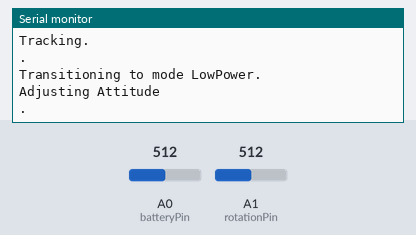
This sketch was run on a simulated Arduino Uno, built with avr-gcc and run on an emulated ATmega328P. Parts: the last lines printed to the serial monitor. Inputs (shaded band) come from the test bench; at power-on: A0 (batteryPin) = 512, A1 (rotationPin) = 512.

Above: at 1.8 s.
1.9 s: A0 (batteryPin) set to 490
At 2.82 s:
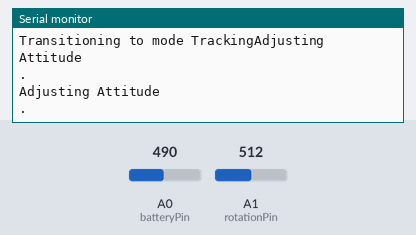
4.5 s: A1 (rotationPin) set to 490
At 5.84 s:
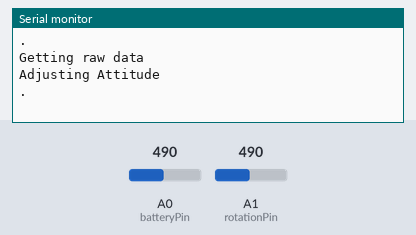
8.7 s: A0 (batteryPin) set to 510
At 9.35 s:
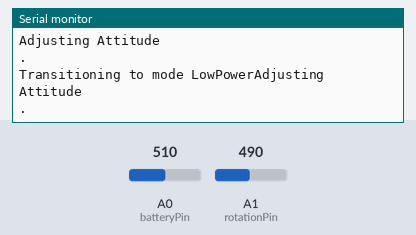
10.5 s: A0 (batteryPin) set to 1010
At 11.4 s:
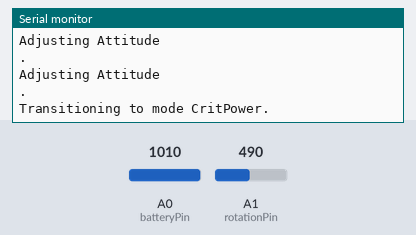
12.5 s: A0 (batteryPin) set to 990
At 12.9 s:
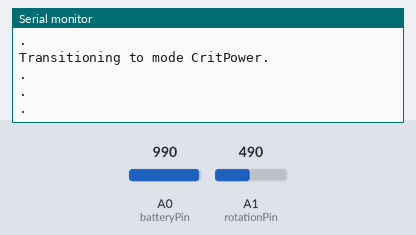

The sketch:

Space_Lab.ino
```cpp
//Implement Timer state checking
//Written by Samuel Gleeson. This function checks the system states of our satellite based on generated test input
//and changes functionality accordingly
//Date: 18 Sep
//Version 8
//Changes
//      - Added payload processing stubs to main
//      - Created multi file program
//      - Created hardware model(Breadboard)
//      - Added ADCS processing
//      - Added Transmit processing

//Next steps
//        - Add all inputs
//       - Create Git Repository
//      - Add ability to change target attitude from ground


//Known Bugs
//      -


/////////////////////////////////////////////////// EXTERNAL FILE PUBLIC FUNCTIONS //////////////////////////////////////


#include "main.h"
#include "timers.c"
#include "states.c"
#include "payload.c"
#include "ADCS.c"
#include "Communications.c"
#include "Power.c"
#include "Thermal.c"


///////////////////////////////////////////// Main ////////////////////////////////////////////////////////////////////////

int counter2 = 0;
int ADCSCounter = 0;
int PayloadCounter = 0;
int counter0 = 0;


///////////////////  Main File Function Declarations //////////////////////


//Functions
int getStates(int* comparators, int* StateCheckFlag);

void getComparators(int* comparators);


//OBCS
int getTime() {
}


 //Current system state holder
 struct state CurrentState;


//Initialise Comparator Values
int power;
int rotation;
int memory;
int transBuf;
int recSig;


//Stores attitude out
int* attitude;
//Stores time out
int timestamp;

//Sampling flags from timers

//Payload Sampling Flag
int PayFlag = FALSE;

//ACDS Flag
int ADCSFlag = FALSE;

//StateCheck flag
int StateCheckFlag = FALSE;

//Transmit Flag
int TransmitFlag = FALSE;


//Buffer to store stringout
char buffer[100];

//Test string for transmit
int transArray[] = {0,0,0};

//Target Attitude
int targetAttitude[] = {0,0,0};


//Array to hold comparator values
int comparators[10];

//Value to store current time
int currentTime;

//Value to store current Attitude
int* currentAttitude;

//Buffer for processed data
int* processed_data;

//Input Data
int* inputData;


////////////////////////////////// SETUP FUNCTION //////////////////////////////////////////////////////////////////


//Setup function to init parameters
void setup() {

  //Disable Interrupts
  noInterrupts();

  //Initialise the operating state of each mode
  initModes(Modes);

  //Init system in Tracking Mode
  CurrentState = Modes[TRACKINGMODE];
  changeMode(CurrentState,0);


  // ENABLE SERIAL (Baud 9600)
  Serial.begin(9600);


  setupTimers();    //SETUP TIMERS

  //Switch on Timer Interrupts

  //Turn on state checking timer
  TIMSK1 = 0x01;        //Timer1 INT Reg: Timer2 Overflow Interrupt Enable

  //Turn on sampling timer
  TIMSK2 = 0x01;

  //TIMSK0 = 0x01;

  //Turn on interrupts
  Serial.print("\n");

  Serial.print(CurrentState.name);
  //Timer delay for launch mode
  delay(LAUNCHDELAY);

  //Enable interrupts
  interrupts();

}


///////////////////////////////////////////// MAIN LOOPING PROCEDURE //////////////////////////////////


void loop() { //Check state and output state to console


  ///////////////////////////////////// Check States ////////////////////////////////////
  //Change System State
  //StateCheckFlag = getStates(int* comparators, int* StateCheckFlag);


  if (StateCheckFlag == TRUE) {
    //Serial.print(TransmitFlag);

    getComparators(comparators);
    checkStates(comparators);
    StateCheckFlag = FALSE;
  }

  //////////////////////////////////// Get Payload Data ////////////////////////////////////

  //Get Payload Data
  if (PayFlag == TRUE) {

    //Serial.print("Here");
    //Only get in select mode
    if (CurrentState.payloadON == TRUE) {
      //store time
      currentTime = getTime();

      //store attitude
      currentAttitude = getAttitude();

      //get and store raw data
      getRaw(currentAttitude, currentTime);

      Serial.print("Getting raw data\n");
    }

    PayFlag = FALSE;
  }


  //////////////////////////////////// Adjust ADCS ////////////////////////////////////////////////////
  //Adjust ADCS
  if (ADCSFlag == TRUE) {
    //Adjust ADCS
    //Serial.print("adcs flag in fun\n");
    if (CurrentState.ADCSON == TRUE) {
      //Adjust ADCS
      adjAttitude(targetAttitude);
      Serial.print("Adjusting Attitude\n");
    }

    //turn off flag
    PayFlag = FALSE;
  }


  //////////////////////////////////// Process Raw Data ///////////////////////////////////////////////////////////////

 // Process raw data
  processed_data = process();


  /////////////////////////////// Transmit Raw Data  //////////////////////////////////////////////////////

//save to transmitflag and store in transmit buffer
  TransmitFlag = TransmitStore(processed_data);


  //Serial.print(CurrentState.name);
  Serial.print(".\n");
  delay(500);

}


int getStates(int* comparators, int* StateCheckFlag) {
  return 0;
}


//Timer1 Overflow Interrupt Vector, called every 1s (checks states)
ISR(TIMER1_OVF_vect) {
  //Serial.print("\n");
  //Serial.print("hitTimer1");
  StateCheckFlag = TRUE;
  TCNT1 = TIMERRESOLUTION1-timerIncrements1;           //Reset Timer to value
  TIFR1 = 0x00;          //Timer2 INT Flag Reg: Clear Timer Overflow Flag

};


//Timer2 Overflow Interrupt Vector, called every 40Hz (use for sampling)
ISR(TIMER2_OVF_vect) {
  //Serial.print("\n");
  //Serial.print("hitTimer2");

  ADCSCounter = ADCSCounter +1;
  PayloadCounter = PayloadCounter+1;


  //Adjust attitude every 100ms
  if (ADCSCounter == 1000) {
    //adjAttitude(attitude);
    ADCSFlag = TRUE;
    ADCSCounter = 0;
  }

  //Get payload every 500ms
  if (PayloadCounter == 2000) {
    PayloadCounter = 0;
    //Serial.print("Toggling Payload Flag\n");
    //attitude = getAttitude();
    //timestamp = getTime();
    //getRaw(attitude, timestamp);
    PayFlag = TRUE;

  }


  //Reset interrupt
  TCNT2 = TIMERRESOLUTION2-timerIncrements2;
  TIFR2 = 0x00;

};


  ///////////////////// CHECK FOR SYSTEM STATE TRIGGER ///////////////////////////
void checkStates(int* comparators) {


  //loop through each check variable
  //check with corresponding state
  int trackingCheck=0;

  for (int i = 0; i < 7; i++) {     //Loop through the 6 states that are controlled by thresholds in main

    // Check thresholds
    // Check priority
    if ((comparators[i] >= Modes[i].threshold)&&(Modes[i].priority <= CurrentState.priority)) {           //Change state if threshold is exceeded and state priority is higher than current
      if (CurrentState.name != Modes[i].name) {
        //Change state
         CurrentState = Modes[i];
         changeMode(CurrentState,power);
      }


    }
    else {
      trackingCheck++;
    }

  }
  //If no thresholds are exceeded move back to Tracking Mode
  if (trackingCheck ==7) {
    if (CurrentState.name != "Tracking") {
      CurrentState = Modes[TRACKINGMODE];
      changeMode(CurrentState,power);

    }

  }

}

void getComparators(int* comparators) {
    //Use public functions to get data

  //Receive
  comparators[0] = 0;
  //Low power
  comparators[1] = batteryCap();
  //Low Power
  comparators[2] = batteryCap();
  //Transmit
  comparators[3] = TransmitFlag;
  //Rotation
  comparators[4] = getAngVel();
  //Memory
  comparators[5] = memAvail();
  //Temp
  comparators[6] = getTemp();


 // Serial.print("First\n");

 // for (int i = 0; i < 6; i++) {
  //  Serial.print(comparators[i]);
  //  Serial.print("\n");
  //}
  //Serial.print("Second\n");
  //set in array, can use pointers later
  //comparators = {recSig,power,power,transBuf,rotation,memory};

  //recSig,power,power,transBuf,rotation,memor

}


////////////////////////////////////// CHANGE SYSTEM FUNCTIONALITY BASED ON STATE ///////////////////

void changeMode(struct state CurrentState, int power) {


  //set payload on if tracking
  //if (CurrentState.payloadON == TRUE) {
    //digitalWrite(payloadONOFF, HIGH);
  //}
  //else {
  // digitalWrite(payloadONOFF, LOW);
  //}

  if (CurrentState.name == "LowPower") {
 //   if (power > 1000) {
   //   CurrentState = Modes[CRITICALPOWERMODE];
   // }
  }


  //Read in data if mode is receive
  if (CurrentState.name == "Receive") {
    //readReceived();
  }
  sprintf (buffer, "Transitioning to mode %s",CurrentState.name);
  Serial.print(buffer);
}

///////////////////////////////////////////////////////////////////////////////////
```

ADCS.c
```cpp
//ACDS
#include "main.h"
#include "Arduino.h"

//Returns a 3 int long array (x,y,z axis) of current attitude
int* getAttitude() {

  return 0;
}
//Returns the system angular velocity (magnitude)
int getAngVel() {
  int rotationPin = A1;
  return analogRead(rotationPin);
}

//Take a target attitude and implement changes required to achieve this
void adjAttitude(int* targetAttitude) {
}
```

Communications.c
```cpp
//Comms
#include "Arduino.h"
#include "main.h"


int outArray[10];

//Takes a package of data and transmits to ground
int TransmitStore(int* data) {
  return 0;
}
//Stores received data in preallocated memory
int* receive() {

  int sigPin = 12;
  pinMode(sigPin, INPUT);

  outArray[0] = 0;

    //TURN THIS INTO AN INTERRUPT
  //Button input simulates antenna
  if (digitalRead(sigPin)==HIGH){
    outArray[0] = 1;


    //Serial.print("Detected\n");
  } else {
    outArray[0] = 0;


  }

  return outArray;


}


void TransmitData() {
  return;
}
```

Power.c
```cpp
//power
#include "main.h"
#include "Arduino.h"

//Return battery capacity
int batteryCap() {
  int batteryPin = A0;
  return analogRead(batteryPin);
}
```

Thermal.c
```cpp
//Thermal
#include "Arduino.h"
#include "main.h"
//Return temperature
int getTemp() {
}
```

main.h
```cpp
///////////// MISC ////////////////////////////////////////////////////////////////////////////////////////////////////////
#define FALSE 1
#define TRUE 0


///////////// DEFINE STATE INDEXES ///////////////////////////////////////////////////////////////////////////////////////////
#define RECEIVEMODE 0
#define CRITICALPOWERMODE 1
#define LOWPOWERMODE 2
#define TRANSMITMODE 3
#define DETUMBLEMODE 4
#define PROCESSINGMODE 5
#define THERMALCONTROLMODE 6
#define TRACKINGMODE 7
#define LAUNCHMODE 8

///////////// DEFINE THRESHOLDS //////////////////////////////////////////////////////////////////////////////////////////////////////

  //Time delay in ms
#define LAUNCHDELAY 1000


  //Receive Signal Input (0 = no sigal, 1 = signal)
#define RECSIGNALTHRESHOLD 1

  //Crit Power Threshold
#define CRITPOWERTHRESHOLD 1000

  //Low Power threshold (1 = xKj)
#define LOWPOWERTHRESHOLD 500

  //Transmit Buffer capacity (0 = not-full, 1 = full)
#define TRANSMITBUFFERTHRESHOLD 1

  //Detumble Threshold (1 = xRad/sec)
#define DETUMBLETHRESHOLD 500

  //Memory Availability Threshold (1 = xkB)
#define MEMORYTHRESHOLD 500

  //Temperature Threshold
#define TEMPTHRESHOLD 500


//////////////////////////////////////////////////////  Function Definitions //////////////////////////////////////////////////////////////////


//Payload

//Get raw data from the sensor, store with time and attitude in SD card
void getRaw(int Attitude[], int Time);
//Gets raw data from SD card memory, process this and return in a form of your choosing to be transmitted.
int* process();
//Returns the amount of memory stored in SD card
int memAvail();


//ACDS

//Returns a 3 int long array (x,y,z axis) of current attitude
int* getAttitude();
//Returns the system angular velocity (magnitude)
int getAngVel();
//Take a target attitude and implement changes required to achieve this
void adjAttitude(int* targetAttitude);


//Comms

//Stores and processes data, returns high if transmit is required
int TransmitStore(int* data);

//Transmit data to ground
void TransmitData();

//Stores received data in preallocated memory
int* receive();

//power

//Return battery capacity
int batteryCap();

//Thermal

//Return temperature
int getTemp();

//OBCS
int getTime();
```

payload.c
```cpp
//Payload
#include "main.h"

//Get raw data from the sensor, store with time and attitude in SD card
void getRaw(int Attitude[], int Time) {


}
//Gets raw data from SD card memory, process this and return in a form of your choosing to be transmitted.
int* process() {
}

//Returns the amount of memory stored in SD card
int memAvail() {
  return 8;
}
```

states.c
```cpp
///////////////////////////////// DEFINE STATE OPERATION ///////////////////////////////////////////

#include "main.h"
struct state
{
   const char* name;
   int priority;
   int payloadON;
   int threshold;
   int ADCSON;
};

//typedef struct state State;

  //Hold modes in array of state structs
 struct state Modes[8];


void initModes(struct state* Modes)
{

    Modes[RECEIVEMODE].name = "Receive";
    Modes[RECEIVEMODE].priority = 0;
    Modes[RECEIVEMODE].payloadON = FALSE;
    Modes[RECEIVEMODE].ADCSON = FALSE;
    Modes[RECEIVEMODE].threshold = RECSIGNALTHRESHOLD;


      //Low Power State
    Modes[LOWPOWERMODE].name =  "LowPower";
    Modes[LOWPOWERMODE].priority = 2;
    Modes[LOWPOWERMODE].payloadON = FALSE;
    Modes[LOWPOWERMODE].ADCSON = TRUE;
    Modes[LOWPOWERMODE].threshold = LOWPOWERTHRESHOLD;

      //Transmit Mode
    Modes[TRANSMITMODE].name = "Transmit";
    Modes[TRANSMITMODE].priority = 3;
    Modes[TRANSMITMODE].payloadON = FALSE;
    Modes[TRANSMITMODE].ADCSON = TRUE;
    Modes[TRANSMITMODE].threshold = TRANSMITBUFFERTHRESHOLD;

      //Detumble Mode
    Modes[DETUMBLEMODE].name = "DeTumble";
    Modes[DETUMBLEMODE].priority = 5;
    Modes[DETUMBLEMODE].payloadON = FALSE;
    Modes[DETUMBLEMODE].ADCSON = TRUE;
    Modes[DETUMBLEMODE].threshold = DETUMBLETHRESHOLD;

      //Processing Mode
    Modes[PROCESSINGMODE].name = "Processing";
    Modes[PROCESSINGMODE].priority = 6;
    Modes[PROCESSINGMODE].payloadON = FALSE;
    Modes[PROCESSINGMODE].ADCSON = TRUE;
    Modes[PROCESSINGMODE].threshold = MEMORYTHRESHOLD;


    //States below do not use comparators in the main loop

        //Crit Power Mode
    Modes[CRITICALPOWERMODE].name = "CritPower";
    Modes[CRITICALPOWERMODE].priority = 1;
    Modes[CRITICALPOWERMODE].payloadON = FALSE;
    Modes[CRITICALPOWERMODE].ADCSON = FALSE;
    Modes[CRITICALPOWERMODE].threshold = CRITPOWERTHRESHOLD;

        //THERMAL CONTROL
    Modes[THERMALCONTROLMODE].name = "ThermControl";
    Modes[THERMALCONTROLMODE].priority = 7;
    Modes[THERMALCONTROLMODE].payloadON = FALSE;
    Modes[THERMALCONTROLMODE].ADCSON = TRUE;
    Modes[THERMALCONTROLMODE].threshold = TEMPTHRESHOLD;


      //Tracking Mode
    Modes[TRACKINGMODE].name = "Tracking";
    Modes[TRACKINGMODE].priority = 8;
    Modes[TRACKINGMODE].payloadON = TRUE;
    Modes[TRACKINGMODE].ADCSON = TRUE;

    return;
}
```

timers.c
```cpp
#include "Arduino.h"
#include "main.h"


//////////// TIMER DEFINITIONS ///////////////////////

//////////////TIMER 1 //////////
#define CPUFREQ1 16000000
#define TIMERRESOLUTION1 65536
#define PRESCALER1 1024
#define SAMPLEFREQ1 1


////////////Timer 2 ////////// 10ms
#define CPUFREQ2 16000000
#define TIMERRESOLUTION2 255
#define PRESCALER2 1024
#define SAMPLEFREQ2 100


////////////Timer 0 //////////
#define CPUFREQ0 16000000
#define TIMERRESOLUTION0 255
#define PRESCALER0 1024
#define SAMPLEFREQ0 100


//Timer Variables
// Frequency at which an increment pulse is received
//const int pulseFreq = CPUFREQ2/PRESCALER2;

//How many timer increments for each timer

//Timer 1 length
const int timerIncrements1 = CPUFREQ1/SAMPLEFREQ1/PRESCALER1;
//Timer 2 length
const int timerIncrements2 = CPUFREQ2/SAMPLEFREQ2/PRESCALER2;


void setupTimers() {

  //////////////////////TIMER1 ////////////////////////

    TCCR1B = 0x00;        //Disbale Timer1 while we set it up
    TCNT1  = TIMERRESOLUTION1-timerIncrements1;       //Reset Timer Count (overflow on 65535)
    TIFR1  = 0x00;        //Timer1 INT Flag Reg: Clear Timer Overflow Flag
    TCCR1A = 0x00;        //Timer1 Control Reg A: Normal port operationq, Wave Gen Mode normal
    TCCR1B |= (1 << CS10);    //PRESCALER = 1024
    TCCR1B |= (1 << CS12);    //PRESCALER = 1024


  //Ensure timer is within resolution
  if (timerIncrements1 > TIMERRESOLUTION1) {
    //Serial.print("Timer 1 value is greater than total timer resolution");

  }


  //////////////////////TIMER2 ////////////////////////

    TCCR2B = 0x00;        //Disbale Timer1 while we set it up
    TCNT2  = TIMERRESOLUTION2-timerIncrements2;       //Reset Timer Count (overflow on 65535)
    TIFR2  = 0x00;        //Timer1 INT Flag Reg: Clear Timer Overflow Flag
    TCCR2A = 0x00;        //Timer1 Control Reg A: Normal port operationq, Wave Gen Mode normal
    TCCR2B |= (1 << CS20);    //PRESCALER = 1024
    TCCR2B |= (1 << CS22);    //PRESCALER = 1024


  //Ensure timer is within resolution
  if (timerIncrements2 > TIMERRESOLUTION2) {
    //Serial.print("Timer 2 value is greater than total timer resolution\n");
    //Serial.print(timerIncrements2);
    //Serial.print("\n");
    //Serial.print(TIMERRESOLUTION2);
    //Serial.print("\n");

  }
}
```

Measured:
- after the input at 1.9 s, the serial monitor: prints a new line after 0.11 s (image 1)
- after the input at 4.5 s, the serial monitor: prints a new line after 1.0 s (image 2)
- after the input at 8.7 s, the serial monitor: prints a new line after 0.32 s (image 3)
- after the input at 10.5 s, the serial monitor: prints a new line after 0.52 s (image 4)
